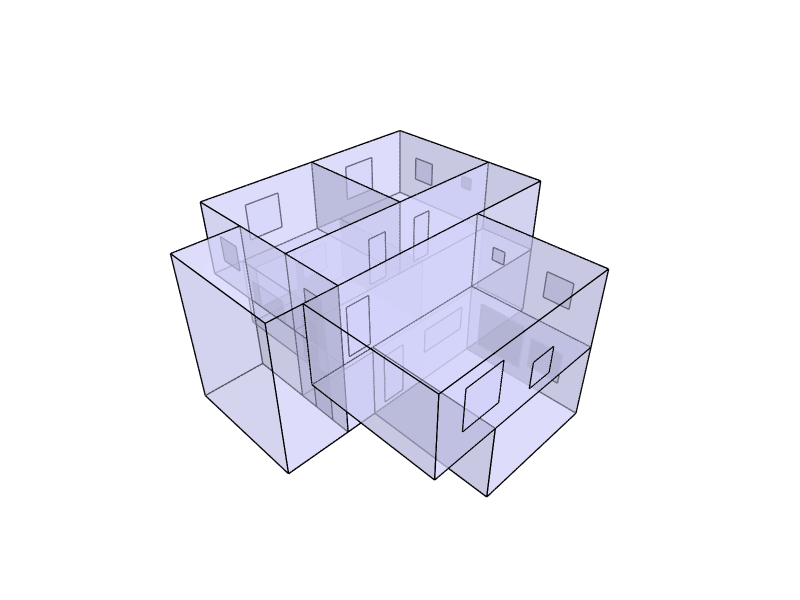

This figure's notebook cell:
### Markdown cell above
## 5. Manipulate Geometry Visualization

### Code cell
# Displaying the grouped geometry
Topology.Show(
    building, Windows, Doors,
    faceColor=[210, 210, 250],
    faceOpacity=0.5,
    edgeColor="black",
    edgeWidth=3,
    showVertices=False,
    backgroundColor="white",
    width=800,
    height=600,
    renderer="vscode"

)

### Figure 1 — Plotly figure (JSON) as saved in the notebook; plotly's stock layout.template omitted (floating-point values rounded to 4 significant figures; data arrays with more than 128 entries replaced by an {"elided": "..."} marker saying what was removed)
{"data": [{"hoverinfo": "text", "legendgroup": "2", "legendrank": 2, "line": {"color": "black", "dash": "solid", "width": 3}, "marker": {"size": 0}, "mode": "lines", "name": "1: Untitled (Edges)", "showlegend": false, "text": "", "type": "scatter3d", "x": {"elided": "624 float values"}, "y": {"elided": "624 float values"}, "z": {"elided": "624 float values"}}, {"cmax": 1, "cmin": 0, "color": "#D2D2FA", "colorscale": [[0, "#440154"], [0.1111, "#482878"], [0.2222, "#3e4989"], [0.3333, "#31688e"], [0.4444, "#26828e"], [0.5556, "#1f9e89"], [0.6667, "#35b779"], [0.7778, "#6ece58"], [0.8889, "#b5de2b"], [1, "#fde725"]], "flatshading": true, "hoverinfo": "text", "hovertext": "", "i": [0, 0, 4, 4, 3, 3, 7, 2, 7, 7, 1, 4, 8, 8, 12, 12, 11, 11, 10, 10, 15, 15, 12, 12, 16, 16, 13, 13, 17, 17, 11, 11, 14, 14, 13, 13, 20, 20, 24, 24, 23, 23, 22, 22, 27, 27, 24, 24, 28, 28, 32, 32, 29, 29, 35, 35, 32, 32, 30, 30, 10, 10, 38, 38, 10, 10, 37, 37, 40, 40, 41, 41, 15, 15, 17, 17, 15, 15, 43, 43, 37, 37, 36, 36, 44, 47, 47, 49, 49, 51, 36, 36, 41, 41, 52, 36, 36, 19, 19, 42, 52, 52, 54, 54, 49, 49, 50, 50, 19, 19, 54, 54], "j": [1, 2, 5, 6, 6, 5, 6, 7, 2, 1, 0, 1, 9, 10, 13, 14, 14, 13, 15, 14, 10, 9, 9, 8, 8, 11, 18, 19, 19, 18, 14, 19, 11, 8, 8, 16, 21, 22, 25, 26, 26, 25, 27, 26, 22, 21, 21, 20, 29, 31, 33, 34, 35, 34, 29, 31, 31, 28, 34, 33, 17, 36, 39, 40, 39, 38, 40, 39, 37, 36, 36, 17, 19, 42, 10, 37, 10, 17, 37, 10, 43, 42, 42, 19, 45, 48, 45, 44, 47, 47, 42, 48, 47, 36, 38, 41, 38, 52, 36, 36, 53, 50, 44, 52, 38, 41, 53, 38, 45, 48, 46, 45], "k": [2, 3, 6, 7, 5, 0, 3, 3, 1, 4, 5, 5, 10, 11, 14, 15, 13, 8, 14, 11, 9, 12, 8, 13, 11, 17, 19, 14, 18, 16, 19, 17, 8, 13, 16, 18, 22, 23, 26, 27, 25, 20, 26, 23, 21, 24, 20, 25, 30, 29, 34, 35, 34, 30, 31, 32, 28, 33, 33, 28, 36, 37, 40, 41, 38, 17, 39, 10, 36, 41, 17, 38, 42, 43, 37, 36, 17, 19, 10, 15, 42, 36, 19, 17, 46, 45, 44, 50, 44, 49, 48, 47, 51, 47, 53, 38, 52, 54, 52, 19, 50, 44, 46, 44, 41, 51, 38, 49, 48, 42, 45, 19], "legendgroup": "3", "legendrank": 3, "lighting": {"facenormalsepsilon": 0}, "name": "1: Untitled (Faces)", "opacity": 0.5, "showlegend": false, "showscale": false, "text": "", "type": "mesh3d", "x": [-2.5, 5.0, 5.0, -2.5, 5.0, -2.5, -2.5, 5.0, 3.75, 8.75, 8.75, 3.75, 8.75, 3.75, 3.75, 8.75, -1.25, -1.25, -1.25, -1.25, 1.3e-05, 5.0, 5.0, 1.3e-05, 5.0, 1.3e-05, 1.3e-05, 5.0, 0, 5, 0, 5, 5, 0, 0, 5, -1.25, 8.75, -1.25, 8.75, 8.75, -1.25, -1.25, 8.75, -3.75, -3.75, -3.75, -3.75, -3.75, -3.75, -3.75, -3.75, -1.25, -1.25, -1.25], "y": [8e-06, 8e-06, -5.0, -5.0, 8e-06, 8e-06, -5.0, -5.0, 7.5, 7.5, 2.5, 2.5, 7.5, 7.5, 2.5, 2.5, 7.5, 2.5, 7.5, 2.5, 7.5, 7.5, 2.5, 2.5, 7.5, 7.5, 2.5, 2.5, 0, -5, -5, 0, 0, 0, -5, -5, 8e-06, 8e-06, 2.5, 2.5, 8e-06, 8e-06, 8e-06, 8e-06, 5.0, 2.5, 5.0, 8e-06, 8e-06, 2.5, 5.0, 8e-06, 5.0, 5.0, 5.0], "z": [3.2, 3.2, 3.2, 3.2, 6.2, 6.2, 6.2, 6.2, 3.2, 3.2, 3.2, 3.2, 6.2, 6.2, 6.2, 6.2, 3.2, 3.2, 6.2, 6.2, 0.2, 0.2, 0.2, 0.2, 3.2, 3.2, 3.2, 3.2, 0.2, 0.2, 0.2, 0.2, 3.2, 3.2, 3.2, 3.2, 3.2, 3.2, 0.2, 0.2, 0.2, 0.2, 6.2, 6.2, 3.2, 6.2, 6.2, 3.2, 6.2, 0.2, 0.2, 0.2, 3.2, 0.2, 6.2]}, {"hoverinfo": "text", "legendgroup": "6", "legendrank": 6, "line": {"color": "black", "dash": "solid", "width": 3}, "marker": {"size": 0}, "mode": "lines", "name": "2: Untitled (Edges)", "showlegend": false, "text": "", "type": "scatter3d", "x": {"elided": "180 float values"}, "y": {"elided": "180 float values"}, "z": {"elided": "180 float values"}}, {"cmax": 1, "cmin": 0, "color": "#D2D2FA", "colorscale": [[0, "#440154"], [0.1111, "#482878"], [0.2222, "#3e4989"], [0.3333, "#31688e"], [0.4444, "#26828e"], [0.5556, "#1f9e89"], [0.6667, "#35b779"], [0.7778, "#6ece58"], [0.8889, "#b5de2b"], [1, "#fde725"]], "flatshading": true, "hoverinfo": "text", "hovertext": "", "i": [0, 0, 4, 4, 8, 8, 12, 12, 16, 16, 20, 20, 24, 24, 28, 28, 32, 32, 36, 36, 40, 40, 44, 44, 48, 48, 52, 52, 56, 56], "j": [1, 2, 5, 6, 9, 11, 13, 15, 17, 18, 21, 22, 25, 26, 29, 30, 33, 34, 37, 38, 41, 42, 45, 46, 49, 50, 53, 54, 57, 58], "k": [2, 3, 6, 7, 10, 9, 14, 13, 18, 19, 22, 23, 26, 27, 30, 31, 34, 35, 38, 39, 42, 43, 46, 47, 50, 51, 54, 55, 58, 59], "legendgroup": "7", "legendrank": 7, "lighting": {"facenormalsepsilon": 0}, "name": "2: Untitled (Faces)", "opacity": 0.5, "showlegend": false, "showscale": false, "text": "", "type": "mesh3d", "x": [5.0, 5.0, 5.0, 5.0, 5.0, 5.0, 5.0, 5.0, 2.5, 1.5, 1.5, 2.5, 1.1e-05, -1.5, -1.5, 1.1e-05, 8.75, 8.75, 8.75, 8.75, 8.75, 8.75, 8.75, 8.75, 7.0, 7.0, 5.5, 5.5, 2.0, 2.0, 0.5, 0.5, -1.25, -1.25, -1.25, -1.25, 1.3e-05, 1.3e-05, 1.3e-05, 1.3e-05, 4.098, 4.098, 2.798, 2.798, 2.467, 2.467, 0.5174, 0.5174, 4.5, 4.5, 2.5, 2.5, 5, 5, 5, 5, 5, 5, 5, 5], "y": [-1.3, -1.3, -0.8, -0.8, -4, -4, -3.0, -3.0, -5.0, -5.0, -5.0, -5.0, -5.0, -5.0, -5.0, -5.0, 3.3, 3.3, 3.8, 3.8, 5.5, 5.5, 6.5, 6.5, 7.5, 7.5, 7.5, 7.5, 7.5, 7.5, 7.5, 7.5, 5.5, 5.5, 6.5, 6.5, 5.0, 5.0, 7.0, 7.0, 7.5, 7.5, 7.5, 7.5, 7.5, 7.5, 7.5, 7.5, 0, 0, 0, 0, -2.467, -2.467, -0.5174, -0.5174, -4.098, -4.098, -2.798, -2.798], "z": [5.2, 4.7, 4.7, 5.2, 5.2, 4.2, 4.2, 5.2, 3.7, 4.7, 3.7, 4.7, 4.2, 5.7, 4.2, 5.7, 5.2, 4.7, 4.7, 5.2, 5.2, 4.2, 4.2, 5.2, 5.45, 3.95, 3.95, 5.45, 5.45, 3.95, 3.95, 5.45, 4.2, 5.2, 5.2, 4.2, 1.495, 2.5, 2.5, 1.495, 2.334, 1.034, 1.034, 2.334, 2.659, 0.7164, 0.7164, 2.659, 2.5, 1.495, 1.495, 2.5, 2.659, 0.7164, 0.7164, 2.659, 2.334, 1.034, 1.034, 2.334]}, {"hoverinfo": "text", "legendgroup": "10", "legendrank": 10, "line": {"color": "black", "dash": "solid", "width": 3}, "marker": {"size": 0}, "mode": "lines", "name": "3: Untitled (Edges)", "showlegend": false, "text": "", "type": "scatter3d", "x": [-0.09999, -0.09999, null, -0.09999, -1.0, null, -1.0, -1.0, null, -1.0, -0.09999, null, 5.29, 4.49, null, 4.49, 4.49, null, 4.49, 5.29, null, 5.29, 5.29, null, 2.21, 2.21, null, 2.21, 3.01, null, 3.01, 3.01, null, 3.01, 2.21, null, 1.3e-05, 1.3e-05, null, 1.3e-05, 1.3e-05, null, 1.3e-05, 1.3e-05, null, 1.3e-05, 1.3e-05, null, 0.5, 1.4, null, 1.4, 1.4, null, 1.4, 0.5, null, 0.5, 0.5, null, -1.25, -1.25, null, -1.25, -1.25, null, -1.25, -1.25, null, -1.25, -1.25, null, -1.25, -1.25, null, -1.25, -1.25, null, -1.25, -1.25, null, -1.25, -1.25, null], "y": [8e-06, 8e-06, null, 8e-06, 8e-06, null, 8e-06, 8e-06, null, 8e-06, 8e-06, null, 2.5, 2.5, null, 2.5, 2.5, null, 2.5, 2.5, null, 2.5, 2.5, null, 2.5, 2.5, null, 2.5, 2.5, null, 2.5, 2.5, null, 2.5, 2.5, null, 3.0, 3.9, null, 3.9, 3.9, null, 3.9, 3.0, null, 3.0, 3.0, null, 0, 0, null, 0, 0, null, 0, 0, null, 0, 0, null, 0.8, 1.7, null, 1.7, 1.7, null, 1.7, 0.8, null, 0.8, 0.8, null, 0.8, 1.7, null, 1.7, 1.7, null, 1.7, 0.8, null, 0.8, 0.8, null], "z": [5.3, 3.4, null, 3.4, 3.4, null, 3.4, 5.3, null, 5.3, 5.3, null, 5.3, 5.3, null, 5.3, 3.4, null, 3.4, 3.4, null, 3.4, 5.3, null, 5.3, 3.4, null, 3.4, 3.4, null, 3.4, 5.3, null, 5.3, 5.3, null, 2.5, 2.5, null, 2.5, 0.4, null, 0.4, 0.4, null, 0.4, 2.5, null, 2.5, 2.5, null, 2.5, 0.4, null, 0.4, 0.4, null, 0.4, 2.5, null, 2.3, 2.3, null, 2.3, 0.2, null, 0.2, 0.2, null, 0.2, 2.3, null, 5.3, 5.3, null, 5.3, 3.2, null, 3.2, 3.2, null, 3.2, 5.3, null]}, {"cmax": 1, "cmin": 0, "color": "#D2D2FA", "colorscale": [[0, "#440154"], [0.1111, "#482878"], [0.2222, "#3e4989"], [0.3333, "#31688e"], [0.4444, "#26828e"], [0.5556, "#1f9e89"], [0.6667, "#35b779"], [0.7778, "#6ece58"], [0.8889, "#b5de2b"], [1, "#fde725"]], "flatshading": true, "hoverinfo": "text", "hovertext": "", "i": [0, 0, 4, 4, 8, 8, 12, 12, 16, 16, 20, 20, 24, 24], "j": [1, 2, 5, 6, 9, 11, 13, 14, 17, 18, 21, 22, 25, 26], "k": [2, 3, 6, 7, 10, 9, 14, 15, 18, 19, 22, 23, 26, 27], "legendgroup": "11", "legendrank": 11, "lighting": {"facenormalsepsilon": 0}, "name": "3: Untitled (Faces)", "opacity": 0.5, "showlegend": false, "showscale": false, "text": "", "type": "mesh3d", "x": [-0.09999, -0.09999, -1.0, -1.0, 5.29, 5.29, 4.49, 4.49, 3.01, 2.21, 2.21, 3.01, 1.3e-05, 1.3e-05, 1.3e-05, 1.3e-05, 1.4, 1.4, 0.5, 0.5, -1.25, -1.25, -1.25, -1.25, -1.25, -1.25, -1.25, -1.25], "y": [8e-06, 8e-06, 8e-06, 8e-06, 2.5, 2.5, 2.5, 2.5, 2.5, 2.5, 2.5, 2.5, 3.0, 3.0, 3.9, 3.9, 0, 0, 0, 0, 0.8, 0.8, 1.7, 1.7, 0.8, 0.8, 1.7, 1.7], "z": [5.3, 3.4, 3.4, 5.3, 3.4, 5.3, 5.3, 3.4, 3.4, 5.3, 3.4, 5.3, 0.4, 2.5, 2.5, 0.4, 2.5, 0.4, 0.4, 2.5, 0.2, 2.3, 2.3, 0.2, 3.2, 5.3, 5.3, 3.2]}], "layout": {"autosize": true, "height": 600, "margin": {"b": 40, "l": 40, "r": 40, "t": 40}, "paper_bgcolor": "#FFFFFF", "plot_bgcolor": "#FFFFFF", "scene": {"aspectmode": "data", "camera": {"center": {"x": 0, "y": 0, "z": 0}, "eye": {"x": -1.25, "y": -1.25, "z": 1.25}, "projection": {"type": "perspective"}, "up": {"x": 0, "y": 0, "z": 1}}, "xaxis": {"visible": false}, "yaxis": {"visible": false}, "zaxis": {"visible": false}}, "showlegend": true, "width": 800, "xaxis": {"showgrid": false, "visible": false, "zeroline": false}, "yaxis": {"showgrid": false, "visible": false, "zeroline": false}}}
